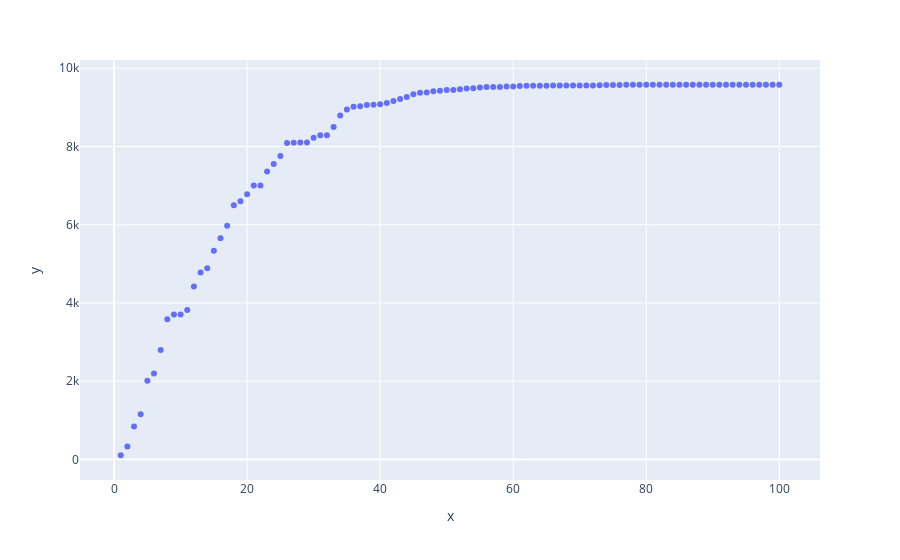

Write notebook code for a chart like this one.
### Code cell
import plotly.express as px
keys = acrcy_dict.keys()
values = acrcy_dict.values()

px.scatter(x=keys,y=values)

### Figure 1 — Plotly figure (JSON) as saved in the notebook; plotly's stock layout.template omitted (floating-point values rounded to 4 significant figures)
{"data": [{"hovertemplate": "x=%{x}<br>y=%{y}<extra></extra>", "legendgroup": "", "marker": {"color": "#636efa", "symbol": "circle"}, "mode": "markers", "name": "", "orientation": "v", "showlegend": false, "type": "scatter", "x": [1, 2, 3, 4, 5, 6, 7, 8, 9, 10, 11, 12, 13, 14, 15, 16, 17, 18, 19, 20, 21, 22, 23, 24, 25, 26, 27, 28, 29, 30, 31, 32, 33, 34, 35, 36, 37, 38, 39, 40, 41, 42, 43, 44, 45, 46, 47, 48, 49, 50, 51, 52, 53, 54, 55, 56, 57, 58, 59, 60, 61, 62, 63, 64, 65, 66, 67, 68, 69, 70, 71, 72, 73, 74, 75, 76, 77, 78, 79, 80, 81, 82, 83, 84, 85, 86, 87, 88, 89, 90, 91, 92, 93, 94, 95, 96, 97, 98, 99, 100], "xaxis": "x", "y": [107, 332, 843, 1152, 2010, 2198, 2798, 3585, 3708, 3708, 3823, 4420, 4781, 4890, 5334, 5657, 5974, 6499, 6603, 6781, 7004, 7004, 7362, 7549, 7759, 8092, 8098, 8101, 8104, 8224, 8290, 8290, 8501, 8793, 8945, 9016, 9028, 9061, 9065, 9081, 9109, 9164, 9212, 9265, 9333, 9375, 9380, 9414, 9425, 9445, 9445, 9463, 9479, 9489, 9508, 9520, 9520, 9521, 9534, 9535, 9543, 9553, 9553, 9553, 9553, 9558, 9558, 9559, 9558, 9558, 9558, 9559, 9564, 9574, 9574, 9574, 9575, 9575, 9575, 9576, 9576, 9577, 9577, 9577, 9576, 9576, 9576, 9576, 9576, 9576, 9576, 9576, 9576, 9576, 9577, 9578, 9578, 9578, 9578, 9577], "yaxis": "y"}], "layout": {"legend": {"tracegroupgap": 0}, "margin": {"t": 60}, "xaxis": {"anchor": "y", "domain": [0, 1], "title": {"text": "x"}}, "yaxis": {"anchor": "x", "domain": [0, 1], "title": {"text": "y"}}}}
